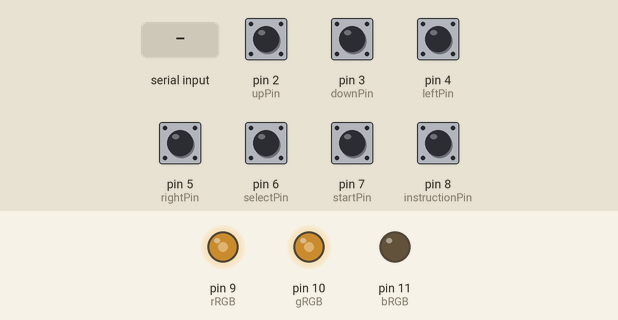
A sketch run on a simulated Arduino Uno, built with avr-gcc and run on an emulated ATmega328P. Parts: output pins drawn as LEDs (lit = HIGH). Inputs (shaded band) come from the test bench; at power-on: pin 2 (upPin), pin 3 (downPin), pin 4 (leftPin), pin 5 (rightPin), pin 6 (selectPin), pin 7 (startPin), pin 8 (instructionPin) HIGH. What the sketch prints to the serial monitor is not drawn.

Above: at 1.2 s.
1.3 s: "X\n" received over Serial
At 2.5 s:
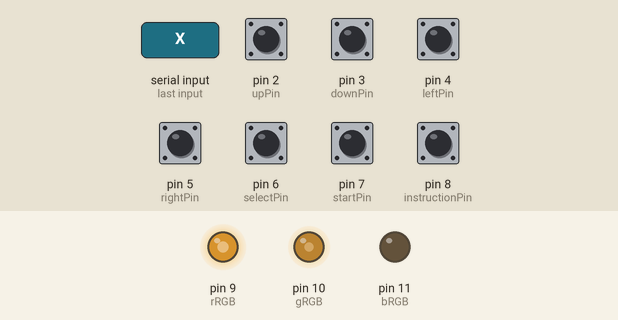
2.8 s: "X\n" received over Serial
At 3.9 s:
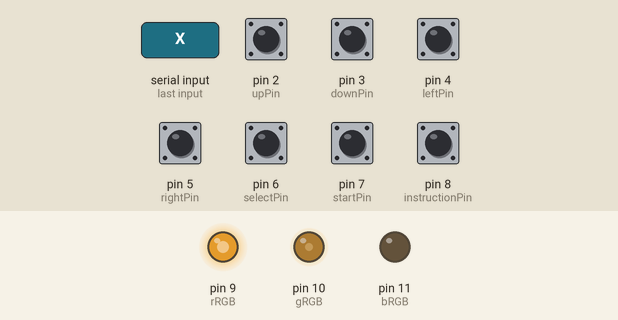
9.4 s: "Y\n" received over Serial
At 10.4 s:
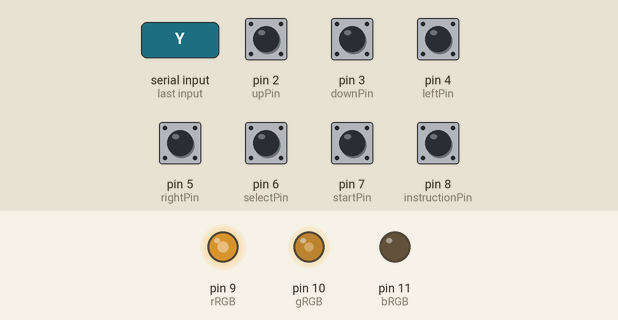
Timing chart, 0 to 11.9 s (numbered marks = the images above; inputs shaded):
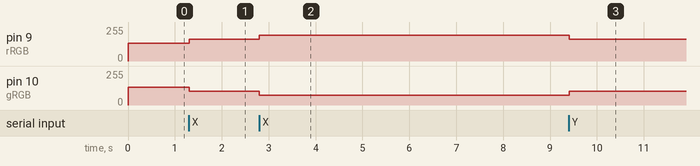

Measured:
- after the input at 1.3 s, pin 9 (rRGB): 135/255 → 165/255 at once; pin 10 (gRGB): 135/255 → 105/255 at once
- after the input at 2.8 s, pin 9 (rRGB): 165/255 → 195/255 at once; pin 10 (gRGB): 105/255 → 75/255 at once
- after the input at 9.4 s, pin 9 (rRGB): 195/255 → 165/255 at once; pin 10 (gRGB): 75/255 → 105/255 at once

The sketch:

Arduino_Interaction.ino
```cpp
const int upPin = 2; // Button Up Joystick 2 pin
const int downPin = 3; // Button Down Joystick 3 pin
const int leftPin = 4; // Button Left Joystick 4 pin
const int rightPin = 5; // Button Right Joystick 5 pin
const int selectPin = 6; // Button Select 6 pin
const int startPin = 7; // Button Start 7 pin
const int instructionPin = 8; // Button Instructions 8 pin
const int rRGB = 9; // Red part of RBG LED 9 pin
const int gRGB = 10; // Green part of RBG LED 10 pin
const int bRGB = 11; // Blue part of RBG LED 11 pin

const unsigned int MAX_MESSAGE_LENGTH = 2; // The lenght is only 2 since the first space is to singal the joystick movement and the second space is for the rest of the buttons
static char message[MAX_MESSAGE_LENGTH] = {'0','0'}; // Create a place to send the message with the states from the buttons

//Initilizating all the State integers
int upState;
int downState;
int leftState;
int rightState;
int startState;
int selectState;
int instructionState;
int redLevel;
int greenLevel;

void setup() {
  // Setting up all the pin numbers as an input reference
  pinMode(upPin, INPUT);
  pinMode(downPin, INPUT);
  pinMode(leftPin, INPUT);
  pinMode(rightPin, INPUT);
  pinMode(selectPin, INPUT);
  pinMode(startPin, INPUT);
  pinMode(instructionPin, INPUT);
  pinMode(rRGB, OUTPUT); // Set up the red part of RGB LED pin to be an output:
  pinMode(gRGB, OUTPUT); // Set up the green part of RGB LED  pin to be an output:
  pinMode(bRGB, OUTPUT); // Set up the blue part of RGB LED pin to be an output:
  Serial.begin(9600); // Starts the serial screen
  // Start the RGB Color in a middle mix between red and green
  redLevel = 135;
  greenLevel = 135;
  analogWrite(rRGB, redLevel); //Send the color level to the RGB LED
  analogWrite(gRGB, greenLevel);
}

void loop() {
  // Reading the signal and turning that into a LOW or HIGH int
  upState = digitalRead(upPin);
  downState = digitalRead(downPin);
  leftState = digitalRead(leftPin);
  rightState = digitalRead(rightPin);
  selectState = digitalRead(selectPin);
  startState = digitalRead(startPin);
  instructionState = digitalRead(instructionPin);
  // LOW means that the button has been pressed and the numbers or letters will later be recognized by the C++ program to execute changes in the game
  if (upState == LOW){
    message[0] = '3';
  }
  else if (downState == LOW){
    message[0] = '1';
  }
  else if (leftState == LOW){
    message[0] = '2';
  }
  else if (rightState == LOW){
    message[0] = '4';
  }
  if (selectState == LOW){
    message[1] = 'E';
  }
  else if (startState == LOW){
    message[1] = 'S';
  }
  else if (instructionState == LOW){
    message[1] = 'I';
  }
  Serial.println(message); // println is essential in this code to make it much more computational efficient by separating the lines and not creating a limitless message

  for(int i = 0; i < MAX_MESSAGE_LENGTH; i++){ //Reset the message composition to 0 when nothing has been pressed
    message[i] = '0';
  }

  // Check to see if anything is available in the serial receive buffer
  if(Serial.available()>0){
    String info;
    info = Serial.readStringUntil('\n'); //Reads Serial Port and inputs the information into the string
    if(info.equals("X")){ // If the string is 'X' it means that the user has collected unsustainable candies so the lights will turn more red f0r harming the planet
      redLevel = redLevel + 30;
      redLevel = constrain(redLevel, 0, 255);
      greenLevel = greenLevel - 30;
      greenLevel = constrain(greenLevel, 0, 255);
      analogWrite(rRGB, redLevel);
      analogWrite(gRGB, greenLevel);
    }
    else if(info.equals("Y")){ // If the string is 'Y' it means that the user has collected sustainable candies so the lights will turn more green for saving the planet
      redLevel = redLevel - 30;
      redLevel = constrain(redLevel, 0, 255);
      greenLevel = greenLevel + 30;
      greenLevel = constrain(greenLevel, 0, 255);
      analogWrite(rRGB, redLevel);
      analogWrite(gRGB, greenLevel);
    }
  }
  delay(100); // Necessary tested delay to avoid errors with the Serial Port writing and reading
}
```
